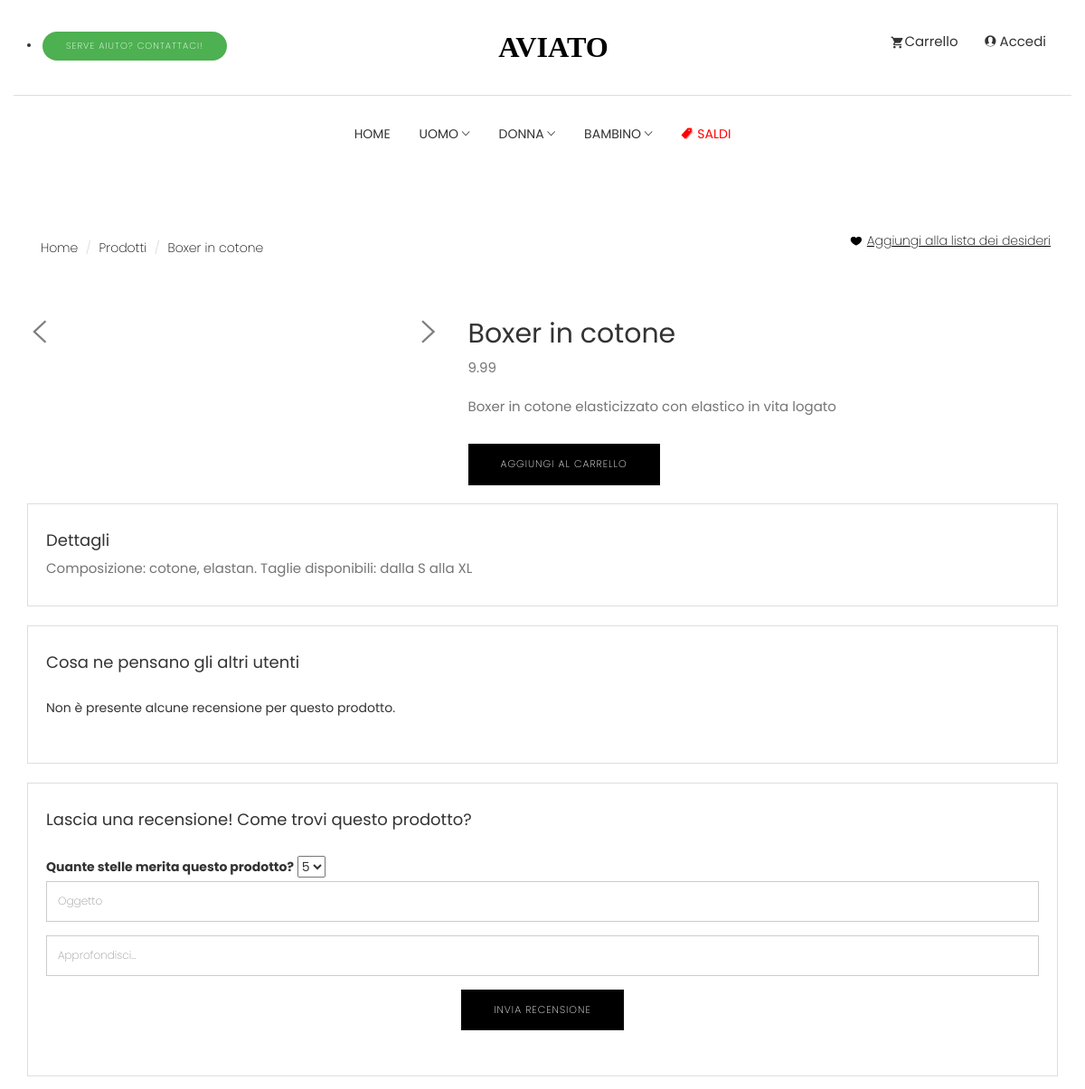
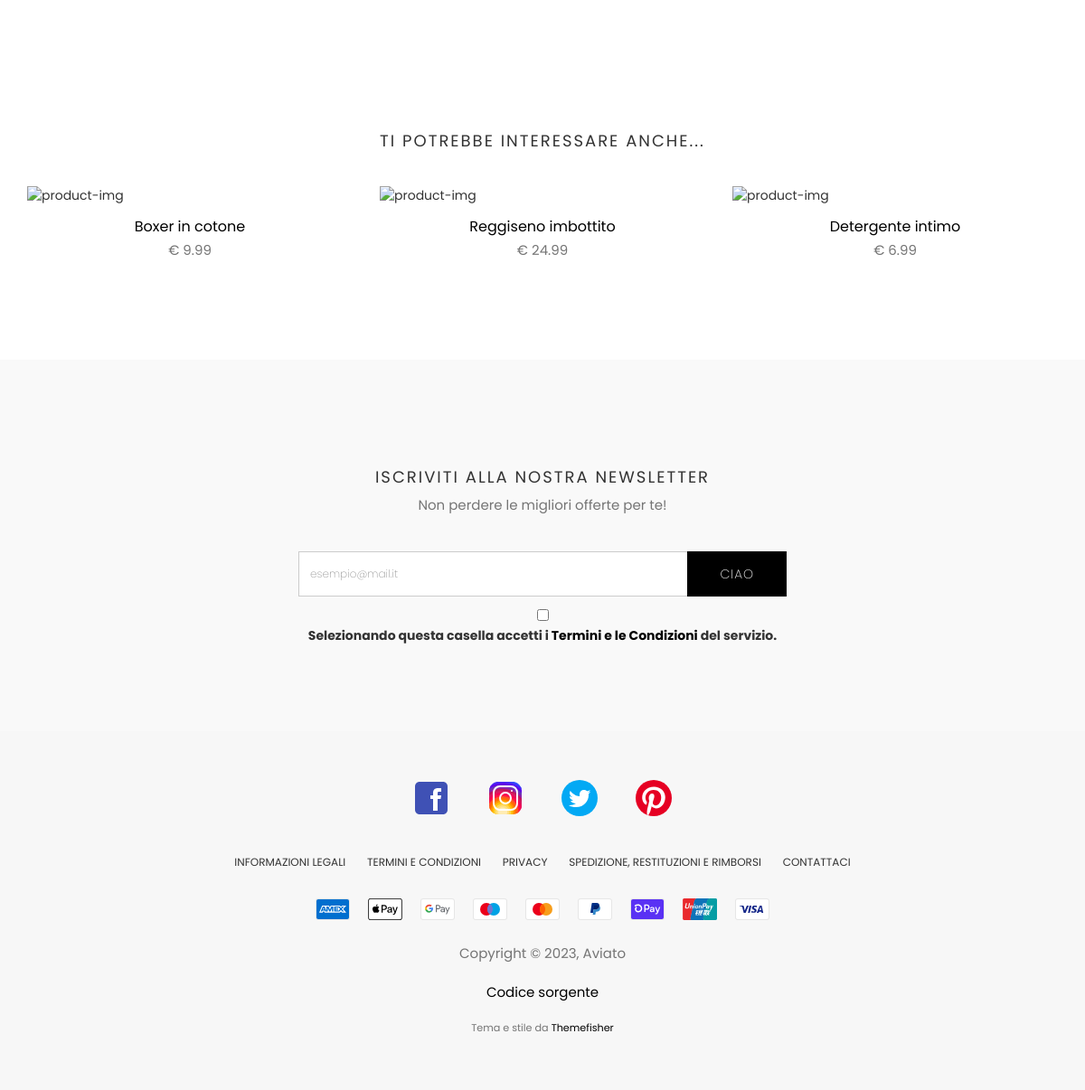
Page /product.php?id=45 on the committed database (2 pictures, top to bottom).
### tables this page shows
CREATE TABLE `products` (
  `id` int(11) NOT NULL,
  `name` varchar(256) NOT NULL DEFAULT 'Unknown product',
  `description` text NOT NULL DEFAULT '\'\\\'A description for this category has not been set.\\\'\'',
  `details` text NOT NULL DEFAULT 'very good very nice',
  `price` float NOT NULL DEFAULT 99999,
  `category` int(11) NOT NULL DEFAULT 1,
  `gender` enum('MAN','WOMAN','UNISEX') NOT NULL DEFAULT 'UNISEX',
  `age` enum('ADULT','CHILD') NOT NULL DEFAULT 'ADULT',
  `upload_date` timestamp NOT NULL DEFAULT current_timestamp(),
  `hidden` tinyint(1) NOT NULL DEFAULT 1,
  `stock_amount` int(11) NOT NULL DEFAULT 0,
  `sale_percentage` float NOT NULL DEFAULT 0
);

### common/SQL.php (called while the page is built, shortened)
<?php
function writeLog($msg)
{
    $file = fopen("log.txt", "a");
}
class SQL
{
    private $_connection;
    private static $_instance;
    private  $dbhost = "localhost";
    private  $username = "aviato";
    private  $password = "xx@xx";
    private  $dbname = "aviato";
    public static function getInstance()
    {
        if (!self::$_instance) {
            self::$_instance = new self();
        }
        return self::$_instance;
    }
    private function __construct()
    {
        try {
            $this->_connection = new mysqli($this->dbhost, $this->username,  $this->password, $this->dbname);
        } catch (Exception $e) {
            if (mysqli_connect_error()) {
                echo "Failed to conencto to MySQL: " . mysqli_connect_error() . E_USER_ERROR;
            }
        }
    }
    public function Select($query = "", $params = [])
    {
        try {
            $stmt = $this->executeStatement($query, $params);
            $result = $stmt->get_result()->fetch_all(MYSQLI_ASSOC);
            return $result;
        } catch (Exception $e) {
            throw new Exception($e->getMessage());
        }
        return false;
    }
    private function executeStatement($query = "", $params = [])
    {
        try {
            $stmt = $this->_connection->prepare($query);
            if ($params) {
                call_user_func_array(array($stmt, 'bind_param'), $params);
            }
            $stmt->execute();
            return $stmt;
        } catch (Exception $e) {
            throw new Exception($e->getMessage());
        }
    }
}

### common/product-button-creator.php (the view, shortened to what this page needs)
<?php
function print_product($id, $name, $description, $price, $category, $gender, $age, $upload_date, $stock_amount, $image_url, $sale_percentage) {
	$sale_badge = "";
	$final_price = "€ " . $price;
    echo '<div class="col-md-4"><div class="product-item"><div class="product-thumb">'.$sale_badge.'<img class="img-responsive" src="' . $image_url . '" alt="product-img" />
						<div class="preview-meta">
							<ul>
								<li>
									<span  data-toggle="modal" data-target="#' . $id . '-product-modal">
										<i class="tf-ion-ios-search-strong"></i>
									</span>
								</li>
								<li>
			                        <a href="add_to_wishlist.php?code=' . $id . '" ><i class="tf-ion-ios-heart"></i></a>
								</li>
								<li>
									<a href="add_to_cart.php?code=' . $id . '"><i class="tf-ion-android-cart"></i></a>
								</li>
							</ul>
                      	</div>
					</div>
					<div class="product-content">
						<h4><a href="product.php?id=' . $id . '">' . $name . '</a></h4>
						<p class="price">' . $final_price . '</p>
					</div>
				</div>
			</div>
		<div class="modal product-modal fade" id="' . $id . '-product-modal">
			<button type="button" class="close" data-dismiss="modal" aria-label="Close">
				<i class="tf-ion-close"></i>
			</button>
		  	<div class="modal-dialog " role="document">
		    	<div class="modal-content">
			      	<div class="modal-body">
			        	<div class="row">
			        		<div class="col-md-8 col-sm-6 col-xs-12">
			        			<div class="modal-image">
				        			<img class="img-responsive" src="' . $image_url . '" alt="product-img" />
			        			</div>
			        		</div>
			        		<div class="col-md-4 col-sm-6 col-xs-12">
			        			<div class="product-short-details">
			        				<h2 class="product-title">' . $name . '</h2>
			        				<p class="product-price">' . $final_price . '</p>
			        				<p class="product-short-description">
									' . $description . '
			        				</p>
			        				<a href="https://mirko.lol/cart/add.php?id='.$id.'" class="btn btn-main">Aggiungi al carrello</a>
			        				<a href="product.php?id='.$id.'" class="btn btn-transparent">Visualizza dettagli</a>
			        			</div>
			        		</div>
			        	</div>
			        </div>
		    	</div>
		  	</div>
		</div>
		';
}
?>

### product.php (shortened to what this page needs)
<?php
require('common/SQL.php');
$id = (int)$_GET["id"];
$query_result = SQL::getInstance()->Select("SELECT * FROM products WHERE id=? AND hidden=FALSE", ["i", $id]);
foreach($query_result as $row) {
	$description = $row["description"];
	$price = $row["price"];
	$details = $row["details"];
	$category = $row["category"];
}
?>
<!DOCTYPE html>
<html lang="en">
<head>
  <link rel="stylesheet" href="plugins/themefisher-font/style.css">
  <link rel="stylesheet" href="plugins/bootstrap/css/bootstrap.min.css">
  <link rel="stylesheet" href="plugins/animate/animate.css">
  <link rel="stylesheet" href="plugins/slick/slick.css">
  <link rel="stylesheet" href="plugins/slick/slick-theme.css">
  <link rel="stylesheet" href="css/style.css">
</head>
<body id="body">
<?php
require_once('common/header.php');
?>
<section class="single-product">
	<div class="container">
		<div class="row">
			<div class="col-md-6">
				<ol class="breadcrumb">
					<li><a href="index.php">Home</a></li>
					<li><a href="products.php">Prodotti</a></li>
					<?php echo "<li class='active'>$name</li>"; ?>
				</ol>
			</div>
			<div class="col-md-6">
				<ol class="product-pagination text-right">
					<li><a href="https://mirko.lol/wishlist/add.php?id=<?php echo $id; ?>"><i class="tf-ion-ios-heart"></i> <u>Aggiungi alla lista dei desideri</u></a></li>
				</ol>
			</div>
		</div>
		<div class="row mt-20">
			<div class="col-md-5">
				<div class="single-product-slider">
					<div id='carousel-custom' class='carousel slide' data-ride='carousel'>
						<?php
						function fetch_images($product_id) {
							$html1 = '<div class"carousel-outer"><div class="carousel-inner">';
							$images_query_result = SQL::getInstance()->Select("SELECT image_url FROM product_images WHERE product_id=?", ["i", (int)$product_id]);
							if(count($images_query_result) < 1) {
								echo '<div class"carousel-outer"><div class="carousel-inner">
								<div class="item active"><img src="https://mirko.lol/images/products/not_found.jpg" alt="" data-zoom-image="https://mirko.lol/images/products/not_found.jpg" /></div>
								</div><a class="left carousel-control" href="#carousel-custom" data-slide="prev"><i class="tf-ion-ios-arrow-left"></i></a><a class="right carousel-control" href="#carousel-custom" data-slide="next"><i class="tf-ion-ios-arrow-right"></i></a></div>
								';
							}
							$html1 .= '</div><a class="left carousel-control" href="#carousel-custom" data-slide="prev"><i class="tf-ion-ios-arrow-left"></i></a><a class="right carousel-control" href="#carousel-custom" data-slide="next"><i class="tf-ion-ios-arrow-right"></i></a></div>';
							echo $html1;
						}
						fetch_images($id);
						?>
					</div>
				</div>
			</div>
			<div class="col-md-7">
				<div class="single-product-details">
					<h2><?php echo $name; ?></h2>
					<p class="product-price"><?php echo $price; ?></p>
					<p class="product-description mt-20">
					<?php echo $description; ?>
					</p>
					<a href="https://mirko.lol/cart/add.php?id=<?php echo $id; ?>" class="btn btn-main mt-20">Aggiungi al carrello</a>
				</div>
			</div>
		</div>
		<div class="row">
			<div class="col-xs-12">
				<div class="tabCommon mt-20">
					<div class="tab-content patternbg">
						<div>
							<h4>Dettagli</h4>
							<p><?php echo $details; ?></p>						</div>
					</div>
					<br>
					<div class="tab-content patternbg">
						<div>
						<h4>Cosa ne pensano gli altri utenti</h4>
							<div class="post-comments">
						    	<ul class="media-list comments-list m-bot-50 clearlist">
									<?php
									function print_reviews(int $product_id) {
										$reviews_query = SQL::getInstance()->Select("SELECT * FROM reviews as r JOIN users as u WHERE r.product_id=? AND r.user_id=u.id AND r.hidden=FALSE;", ["i", $product_id]);
										if(count($reviews_query) < 1) {
											echo "Non è presente alcune recensione per questo prodotto.";
											return;
										}
									}
									print_reviews($id);
									?>
							</ul>
							</div>
						</div>
					</div>
					<br>
					<div class="tab-content patternbg">
						<div>
						<h4>Lascia una recensione! Come trovi questo prodotto?</h4>
							<div class="post-comments">
						    	<ul class="media-list comments-list m-bot-50 clearlist">
								<form action="https://mirko.lol/common/post_review.php" method="post">
								<label for="stars">Quante stelle merita questo prodotto?</label>
								<select type="select" name="stars" id="stars">
  									<option value="5">5</option>
								</select>
								<div class="form-group">
              						<input type="text" class="form-control" name="subject" placeholder="Oggetto">
            					</div>
            					<div class="form-group">
              						<input type="text" class="form-control" name="text" placeholder="Approfondisci...">
            					</div>
            					<div class="text-center">
              						<button type="submit" class="btn btn-main text-center">Invia recensione</button>
           						 </div>
								</form>
							</ul>
							</div>
						</div>
					</div>
				</div>
			</div>
		</div>
	</div>
</section>
<section class="products related-products section">
	<div class="container">
		<div class="row">
			<div class="title text-center">
				<h2>Ti potrebbe interessare anche...</h2>
			</div>
		</div>
		<div class="row">
			<?php
			require('common/product-button-creator.php');
			function print_related(int $category_id) {
				$related_query = SQL::getInstance()->Select("SELECT * FROM products WHERE category=? ORDER BY rand() LIMIT 3", ["i", $category_id]);
				foreach($related_query as $related) {
					$image_url = get_product_image($related["id"]);
					print_product($related["id"], $related["name"], $related["description"], $related["price"], $related["category"], $related["gender"], $related["age"], $related["time_published"], $related["stock_amount"], $image_url, $related["sale_percentage"]);
				}
			}
			print_related($category);
			?>
		</div>
	</div>
</section>
<?php
require('common/newsletter-footer.php');
require('common/footer.php');
?>
  </body>
  </html>

### css/style.css (style rules this page uses)
body { line-height: 1.5; font-family: "Poppins", sans-serif; -webkit-font-smoothing: antialiased; }
p { font-family: "Poppins", sans-serif; color: #757575; font-size: 15px; }
h1, h2, h3, h4, h5, h6 { font-family: "Poppins", sans-serif; }
h1, h2, h3, h4, h5, h6 { font-weight: 400; }
ol, ul { margin: 0; padding: 0; list-style: none; }
a, a:focus, a:hover { text-decoration: none; outline: 0; color: #000; }
input[type=email], input[type=password], input[type=text], input[type=tel] { border-radius: 0; box-shadow: none; height: 45px; outline: none; font-weight: 200; font-size: 12px; }
.form-control { box-shadow: none; border-radius: 0; }
.btn-main, .btn-small, .btn-transparent, .btn-solid-border { background: #000; color: #fff; display: inline-block; font-size: 11px; letter-spacing: 1px; padding: 14px 35px; text-transform: uppercase; font-weight: 200; border-radius: 0; }
.mt-20 { margin-top: 20px; }
.section { padding: 80px 0; }
.title { padding: 20px 0 30px; }
.title h2 { font-size: 18px; text-align: center; text-transform: uppercase; letter-spacing: 2px; }
.tabCommon .tab-content { padding: 20px; border: 1px solid #dedede; }
.product-item { margin-bottom: 30px; }
.product-item .product-thumb { position: relative; }
.product-item .product-thumb:before { transition: 0.3s all; opacity: 0; background: rgba(0, 0, 0, 0.6); content: ""; position: absolute; top: 0; right: 0; left: 0; bottom: 0; }
.product-item .product-content { text-align: center; }
.product-item .product-content h4 { font-size: 16px; font-weight: 400; margin-top: 15px; margin-bottom: 6px; }
.product-item .product-content h4 a { color: #000; }
.single-product { padding: 60px 0 40px; }
.single-product .breadcrumb { background: transparent; }
.single-product .breadcrumb li { color: #000; font-weight: 200; }
.single-product .breadcrumb li a { color: #000; font-weight: 200; }
.single-product .product-pagination li { display: inline-block; margin: 0 8px; }
.single-product .product-pagination li a { color: #000; font-weight: 200; }
.single-product .product-pagination li a i { vertical-align: middle; }
.single-product-slider .carousel .carousel-control { bottom: auto; background: #fff; width: 6%; padding: 10px 0; }
.single-product-slider .carousel .carousel-control i { font-size: 40px; text-shadow: none; color: #555; }
.single-product-slider .carousel .carousel-control.right, .single-product-slider .carousel .carousel-control.left { background-image: none; top: 40%; }
.post-comments { margin: 30px 0; }

### rows in the picture
products: price "9.99", description "Boxer in cotone elasticizzato con elastico in vita logato", details "Composizione: cotone, elastan. Taglie disponibili: dalla S alla XL", name "Boxer in cotone", price "€ 9.99"
products: name "Reggiseno imbottito", price "€ 24.99"
products: name "Detergente intimo", price "€ 6.99"

### other values in the picture
$login_button_text "Accedi"
$name "UOMO DONNA BAMBINO"
$name "Boxer in cotone"
